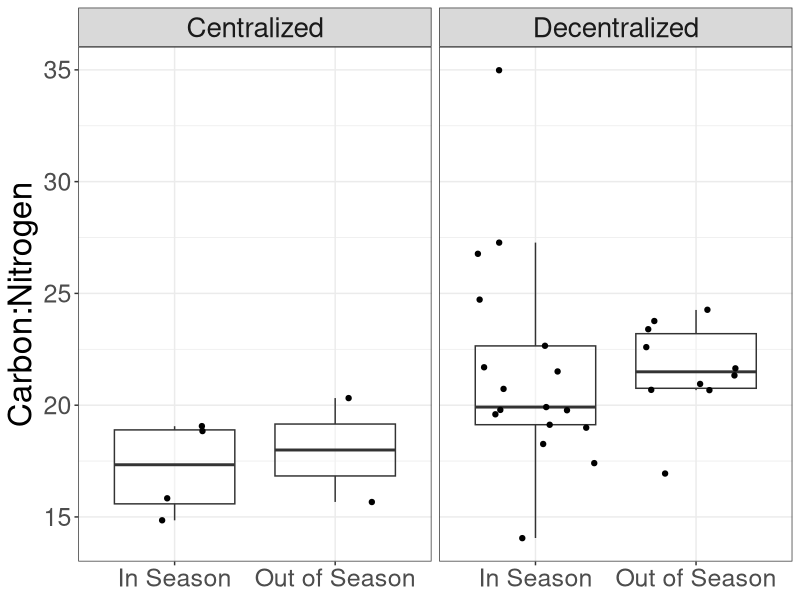
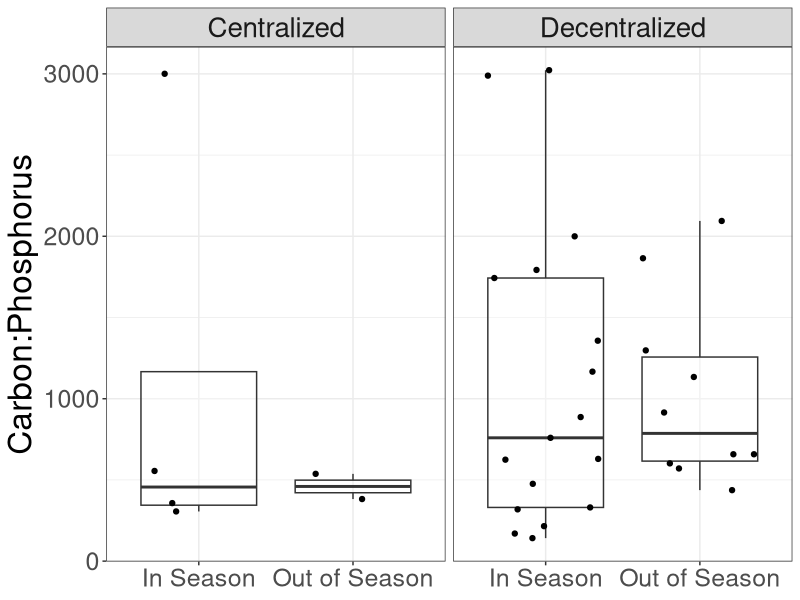
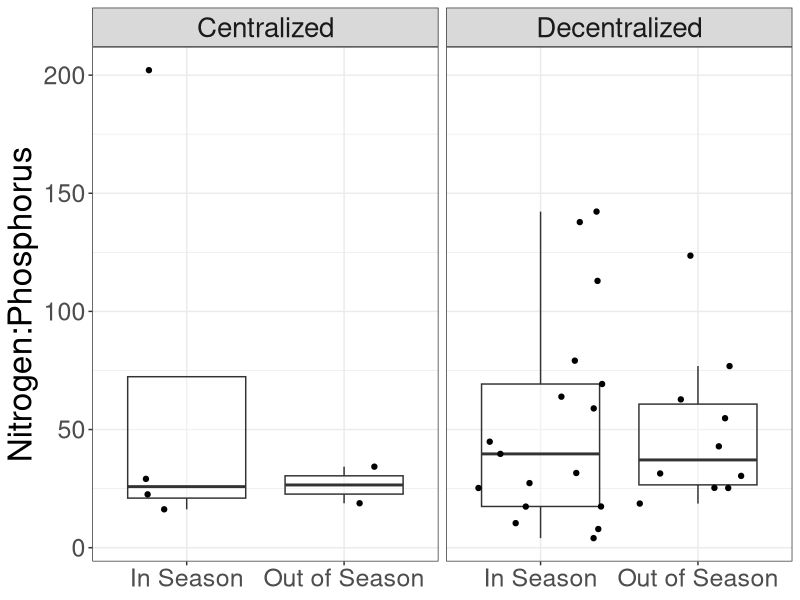
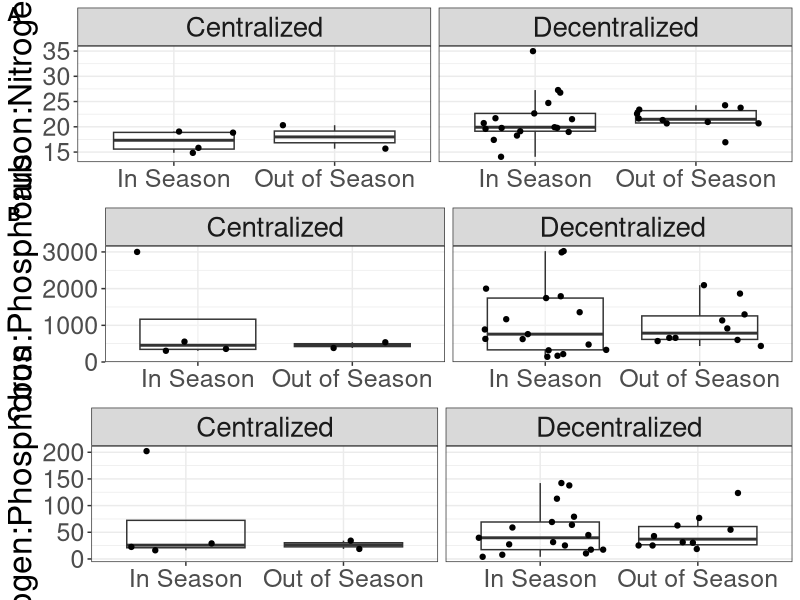

These charts were generated, in order, by the following R code:
## This script is associated with an analysis of spatially and 
## and temporally heterogeneous nutrient loading into Flathead
## Lake's nearshore zone. This script is a piece of the 
## overarching analysis and looks mostly at relating 
## periphyton Carbon, Nitrogen, and Phosphorus stoichiometries
## with wastewater treatment infrastructure
## and a sampling point's temporal position to the tourist 
## season. Questions about this script should be directed to 
## Michael F. Meyer (michael.f.meyer@wsu.edu). 


# 1. Load packages and data -----------------------------------------------

library(tidyverse)
library(vegan)
library(ggrepel)
library(viridis)
library(vegan)
library(car)
library(ggpubr)

stoichiometry_orig <- read.csv(file = "../cleaned_data/stoichiometry.csv")



# 2. Convert mass to moles ------------------------------------------------

stoich <- stoichiometry_orig %>%
  mutate(carbon_moles = (carbon_mg*0.001)/12.0107,
         carbon = carbon_moles/(total_dry_mass_carbon_mg*0.001),
         nitrogen_moles = (nitrogen_mg*0.001)/14.0067,
         nitrogen = nitrogen_moles/(total_dry_mass_nitrogen_mg*0.001),
         phosphorus_mg = phosphorus_ug * 0.001,
         phosphorus_moles = (phosphorus_mg*0.001)/39.973762,
         phosphorus = phosphorus_moles/(total_dry_mass_phosphorus_mg*0.001)) %>%
  select(site, month, stt, tourist_season, carbon, nitrogen, phosphorus)


# 3. Create stoichiometric plots and analyses -----------------------------


stt_labels <- c("Centralized", "Decentralized")
names(stt_labels) <- c("centralized", "decentralized")

carbon_nitrogen <- ggplot(stoich, aes(tourist_season, carbon/nitrogen)) +
  geom_boxplot(alpha = 0.33, outlier.alpha = 0) +
  geom_jitter() +
  facet_wrap(~stt, labeller = labeller(stt = stt_labels)) +
  ylab("Carbon:Nitrogen") + 
  theme_bw() + 
  theme(axis.title.x = element_blank(),
        axis.title.y = element_text(size = 24),
        axis.text = element_text(size = 18),
        legend.text = element_text(size = 20),
        legend.title = element_text(size = 20),
        legend.key.height = unit(0.75, units = "in"),
        legend.key.width = unit(0.75, units = "in"),
        strip.text = element_text(size = 20))

ggsave(filename = "carbon_nitrogen_boxplots.png", plot = carbon_nitrogen, 
       device = "png", path = "../figures_tables", 
       width = 8, height = 6, units = "in")

carbon_phosphorus <- ggplot(stoich, aes(tourist_season, carbon/phosphorus)) +
  geom_boxplot(alpha = 0.33, outlier.alpha = 0) +
  geom_jitter() +
  facet_wrap(~stt, labeller = labeller(stt = stt_labels)) +
  ylab("Carbon:Phosphorus") + 
  theme_bw() + 
  theme(axis.title.x = element_blank(),
        axis.title.y = element_text(size = 24),
        axis.text = element_text(size = 18),
        legend.text = element_text(size = 20),
        legend.title = element_text(size = 20),
        legend.key.height = unit(0.75, units = "in"),
        legend.key.width = unit(0.75, units = "in"),
        strip.text = element_text(size = 20))

ggsave(filename = "carbon_phosphorus_boxplots.png", plot = carbon_phosphorus, 
       device = "png", path = "../figures_tables", 
       width = 8, height = 6, units = "in")

nitrogen_phosphorus <- ggplot(stoich, aes(tourist_season, nitrogen/phosphorus)) +
  geom_boxplot(alpha = 0.33, outlier.alpha = 0) +
  geom_jitter() +
  facet_wrap(~stt, labeller = labeller(stt = stt_labels)) +
  ylab("Nitrogen:Phosphorus") + 
  theme_bw() + 
  theme(axis.title.x = element_blank(),
        axis.title.y = element_text(size = 24),
        axis.text = element_text(size = 18),
        legend.text = element_text(size = 20),
        legend.title = element_text(size = 20),
        legend.key.height = unit(0.75, units = "in"),
        legend.key.width = unit(0.75, units = "in"),
        strip.text = element_text(size = 20))

ggsave(filename = "nitrogen_phosphorus_boxplots.png", plot = nitrogen_phosphorus, 
       device = "png", path = "../figures_tables", 
       width = 8, height = 6, units = "in")

combined_plots <- ggarrange(plotlist = list(carbon_nitrogen, carbon_phosphorus, nitrogen_phosphorus), 
                            ncol = 1, labels = "AUTO")

ggsave(filename = "combined_stoich_boxplots.png", plot = combined_plots, 
       device = "png", path = "../figures_tables", 
       width = 8, height = 16, units = "in")


Anova(lm(carbon/nitrogen ~ tourist_season*stt, data = stoich), type = "II")

Anova(lm(carbon/phosphorus ~ tourist_season*stt, data = stoich), type = "II")

Anova(lm(nitrogen/phosphorus ~ tourist_season*stt, data = stoich), type = "II")
